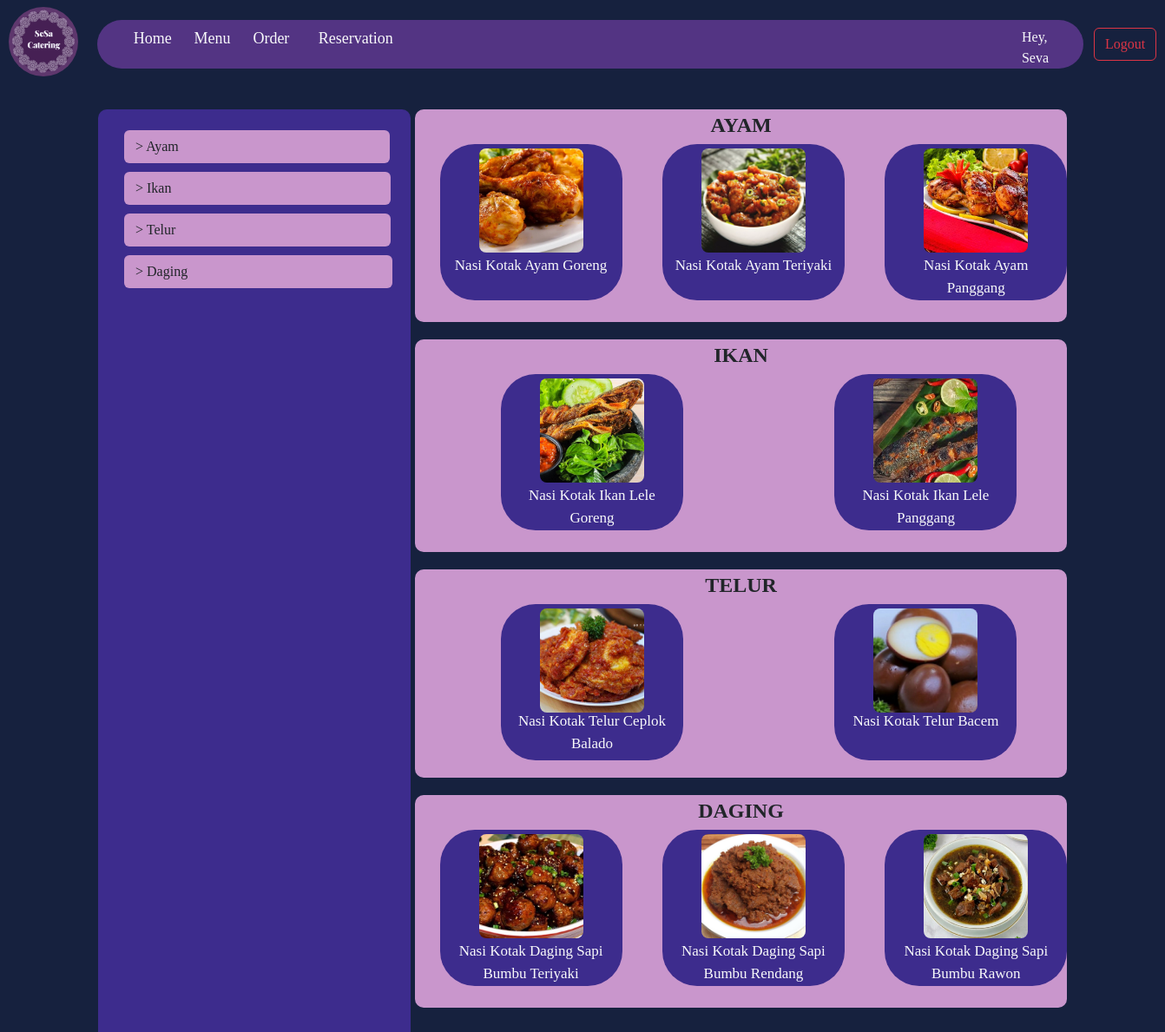
The page /Final-Project-S3/menuPage.php (signed in) on the database its author committed.
### tables this page shows
CREATE TABLE `menu` (
  `nama_menu` varchar(50) NOT NULL,
  `id_menu` int(11) NOT NULL,
  `id_lauk` int(11) NOT NULL,
  `harga` int(11) NOT NULL,
  `desk_menu1` text NOT NULL,
  `desk_menu2` text NOT NULL
);

### Final-Project-S3/menuPage.php (the view, shortened to what this page needs)
<!DOCTYPE html>
<html lang="en">
<head>
    <link rel="stylesheet" href="style.css?v=<?php echo time(); ?>">
    <link href="https://cdn.jsdelivr.net/npm/bootstrap@5.2.2/dist/css/bootstrap.min.css" rel="stylesheet">
</head>
<body style="background-color:  rgb(22, 33, 62); font-family: serif;">
    <nav class="navbar navbar-expand-lg">
        <a href="homePage.php"><img src="assets/SeSa Catering.png" alt="logo SeSa.png" style="height: 80px; width: 80px; border-radius: 50%; margin-left: 10px;"></a>
        <div class="container-fluid">
            <div class="collapse navbar-collapse" id="navbarNav">
                <ul class="navbar-nav" style="margin-left: 10px; margin-top: 5px; background-color: rgb(83, 52, 131); border-radius: 40px;">
                    <li class="nav-item">
                        <a class="nav-link active text-light" style=" margin-left: 25px; margin-right: 10px; font-size: large;" aria-current="page" href="homePage.php">
                            <iconify-icon icon="material-symbols:home" inline style="color: white; margin-left: 20%" width="20" height="20"></iconify-icon>Home
                        </a>
                    </li>
                    <li class="nav-item">
                        <a class="nav-link active text-light" style=" margin-right: 10px; font-size: large;" aria-current="page" href="menuPage.php">
                            <iconify-icon icon="ic:baseline-menu-book" inline style="color: white; margin-left: 20%" width="20" height="20"></iconify-icon>Menu
                        </a>
                    </li>
                    <li class="nav-item">
                        <a class="nav-link text-light" style="font-size: large;" href="orderPage.php">
                            <iconify-icon inline icon="tabler:cup" style="color: white; margin-left: 20%" width="20" height="20"></iconify-icon>Order
                        </a>
                    </li>
                    <li class="nav-item">
                        <a class="nav-link text-light" style=" margin-right: 740px; font-size: large;" href="reservationPage.php">
                            <iconify-icon inline icon="icon-park-outline:transaction-order" style="color: white; margin-left: 30%" width="20" height="20"></iconify-icon>Reservation
                        </a>
                    </li>
                    <li class="nav-item text-light" style="margin-right: 40px; margin-top: 8px; margin-left: 2px; ">
                        <?php
                        $username = $_SESSION['username'];
                        ?>
                        Hey, <?= $username ?>
                    </li>
                </ul>
            </div>
        </div>
        <a href="logoutProcess.php" style="margin-right: 20px; margin-top: 5px;">
            <button type="button" class="btn btn-outline-danger">Logout</button>
        </a>
    </nav>
    <div class="container">
        <div class="row">
            <div class="col-3">
                <div style="background-color: rgb(61, 44, 141); border-radius: 10px; height: 1600px; width: 360px;">
                    <div class="sticky-top" style="margin-left: 10px; margin-top: 30px;">
                        <br>
                        <div>
                            <a href="#ayam">
                                <button type="button" class="btn" style="margin-left: 20px; margin-bottom: 10px; background-color: rgb(201,150,204); padding-right: 242px;">
                                    > Ayam
                                </button>
                            </a>
                        </div>
                        <div>
                            <a href="#ikan">
                                <button type="button" class="btn" style="margin-left: 20px; margin-bottom: 10px; background-color: rgb(201,150,204); padding-right: 252px;">
                                    > Ikan
                                </button>
                            </a>
                        </div>
                        <div>
                            <a href="#telur">
                                <button type="button" class="btn" style="margin-left: 20px; margin-bottom: 10px; background-color: rgb(201,150,204); padding-right: 247px;">
                                    > Telur
                                </button>
                            </a>
                        </div>
                        <div>
                            <a href="#daging">
                                <button type="button" class="btn" style="margin-left: 20px; margin-bottom: 10px; background-color: rgb(201,150,204); padding-right: 235px;">
                                    > Daging
                                </button>
                            </a>
                        </div>
                    </div>
                </div>
            </div>
            <div class="col-9">
                <div class="containerBackgroundI text-center">
                    <div id="ayam" class="fw-semibold fs-4 mb-1" style="text-decoration-color: rgb(22, 33, 62); margin-top: 30px;">
                        AYAM
                    </div>
                    <div style="column-count: 3;">
                        <?php
                        include('connect.php');
                        $sql    = "SELECT * FROM menu where nama_menu like '%ayam%'";
                        $query    = mysqli_query($koneksi, $sql);
                        while ($data = mysqli_fetch_array($query)) {
                        ?>
                            <div class="containerFill">
                                <a href="detailPage.php?id_menu=<?= $data['id_menu']; ?>">
                                    <div style="width: 50px; height: 50px;">
                                        <img src="assets/<?= $data['id_menu']; ?>.jpg" alt="assets/<?= $data['id_menu']; ?>.jpeg" class="imageStyle">
                                    </div>
                                    <button type="button" class="btn text-light" style="font-size:  17px; margin-top: 70px;"><?= $data['nama_menu']; ?></button>
                                </a>
                            </div>
                        <?php } ?>
                    </div>
                </div>
                <div class="containerBackgroundI text-center">
                    <div id="ikan" class="fw-semibold fs-4 mb-1" style="text-decoration-color: rgb(22, 33, 62)">
                        IKAN
                    </div>
                    <div style="column-count: 2;">
                        <?php
                        include('connect.php');
                        $sql    = "SELECT * FROM menu where nama_menu like '%ikan%'";
                        $query  = mysqli_query($koneksi, $sql);
                        while ($data = mysqli_fetch_array($query)) {
                        ?>
                            <div class="containerFill2">
                                <a href="detailPage.php?id_menu=<?= $data['id_menu']; ?>">
                                    <div style="width: 50px; height: 50px;">
                                        <img src="assets/<?= $data['id_menu']; ?>.jpg" alt="assets/<?= $data['id_menu']; ?>.jpeg" class="imageStyle">
                                    </div>
                                    <button type="button" class="btn text-light" style="font-size:  17px; margin-top: 70px;"><?= $data['nama_menu']; ?></button>
                                </a>
                            </div>
                        <?php } ?>
                    </div>
                </div>
                <div class="containerBackgroundI text-center">
                    <div id="telur" class="fw-semibold fs-4 mb-1" style="text-decoration-color: rgb(22, 33, 62)">
                        TELUR
                    </div>
                    <div style="column-count: 2;">
                        <?php
                        include('connect.php');
                        $sql    = "SELECT * FROM menu where nama_menu like '%telur%'";
                        $query    = mysqli_query($koneksi, $sql);
                        while ($data = mysqli_fetch_array($query)) {
                        ?>
                            <div class="containerFill2">
                                <a href="detailPage.php?id_menu=<?= $data['id_menu']; ?>">
                                    <div style="width: 50px; height: 50px;">
                                        <img src="assets/<?= $data['id_menu']; ?>.jpg" alt="assets/<?= $data['id_menu']; ?>.jpeg" class="imageStyle">
                                    </div>
                                    <button type="button" class="btn text-light" style="font-size:  17px; margin-top: 65px;"><?= $data['nama_menu']; ?></button>
                                </a>
                            </div>
                        <?php } ?>
                    </div>
                </div>
                <div class="containerBackgroundI text-center">
                    <div id="daging" class="fw-semibold fs-4 mb-1" style="text-decoration-color: rgb(22, 33, 62);">
                        DAGING
                    </div>
                    <div style="column-count: 3;">
                        <?php
                        include('connect.php');
                        $sql    = "SELECT * FROM menu where nama_menu like '%daging%'";
                        $query    = mysqli_query($koneksi, $sql);
                        while ($data = mysqli_fetch_array($query)) {
                        ?>
                            <div class="containerFill">
                                <a href="detailPage.php?id_menu=<?= $data['id_menu']; ?>">
                                    <div style="width: 50px; height: 50px;">
                                        <img src="assets/<?= $data['id_menu']; ?>.jpg" alt="assets/<?= $data['id_menu']; ?>.jpeg" class="imageStyle">
                                    </div>
                                    <button type="button" class="btn text-light" style="font-size:  17px; margin-top: 70px;"><?= $data['nama_menu']; ?></button>
                                </a>
                            </div>
                        <?php } ?>
                    </div>
                </div>
            </div>
        </div>
    </div>
</body>
</html>

### Final-Project-S3/style.css (style rules this page uses)
.containerFill { font-size: large; background-color: rgb(61, 44, 141); height: 180px; border-radius: 40px; width: 210px; margin-left: 12%; }
.containerFill2 { font-size: large; background-color: rgb(61, 44, 141); height: 180px; border-radius: 40px; width: 210px; margin-left: 27%; }
.containerBackgroundI { font-size: large; margin-top: 20px; margin-left: 80px; background-color: rgb(201, 150, 204); border-radius: 10px; padding-bottom: 20px; }
.imageStyle { height: 120px; width: 120px; border-radius: 8px; margin-top: 5px; margin-left: 45px; }

### rows shown on the page
menu: shows a picture, nama_menu "Nasi Kotak Ayam Goreng"
menu: shows a picture, nama_menu "Nasi Kotak Ayam Teriyaki"
menu: shows a picture, nama_menu "Nasi Kotak Ayam Panggang"
menu: shows a picture, nama_menu "Nasi Kotak Ikan Lele Goreng"
menu: shows a picture, nama_menu "Nasi Kotak Ikan Lele Panggang"
menu: shows a picture, nama_menu "Nasi Kotak Telur Ceplok Balado"
menu: shows a picture, nama_menu "Nasi Kotak Telur Bacem"
menu: shows a picture, nama_menu "Nasi Kotak Daging Sapi Bumbu Teriyaki"
menu: shows a picture, nama_menu "Nasi Kotak Daging Sapi Bumbu Rendang"
menu: shows a picture, nama_menu "Nasi Kotak Daging Sapi Bumbu Rawon"

### other values the page prints
$username "Seva"
